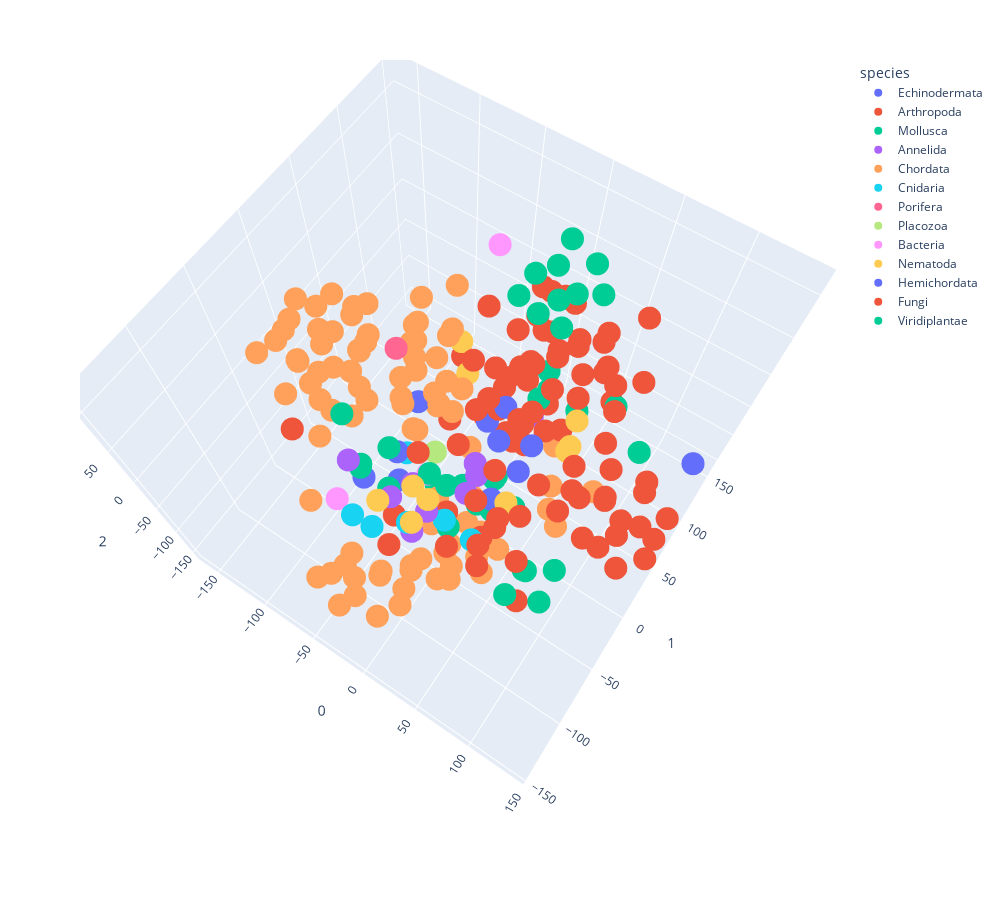

The cell this chart's notebook holds for it:
### Code cell
tsne_3d = TSNE(n_components=3, random_state=0)
proj_tsne_phyl_3d = tsne_3d.fit_transform(phyl)

tsne_phyl_3d = px.scatter_3d(
    proj_tsne_phyl_3d, x=0, y=1, z=2,
    color=colour.Color_species, labels={'color': 'species'}
)
tsne_phyl_3d.update_traces(marker_size=8)
tsne_phyl_3d.update_layout(xaxis_range=[-20, 20], yaxis_range=[-20, 20])
tsne_phyl_3d.update_layout(width=1000, height=900)
tsne_phyl_3d.update_xaxes(dtick=5)
tsne_phyl_3d.show()

### Figure 1 — Plotly figure (JSON) as saved in the notebook; plotly's stock layout.template omitted (floating-point values rounded to 4 significant figures)
{"data": [{"hovertemplate": "species=Echinodermata<br>0=%{x}<br>1=%{y}<br>2=%{z}<extra></extra>", "legendgroup": "Echinodermata", "marker": {"color": "#636efa", "size": 8, "symbol": "circle"}, "mode": "markers", "name": "Echinodermata", "scene": "scene", "showlegend": true, "type": "scatter3d", "x": [19.55, -2.874, 46.73, 27.63, 47.9, -43.1, -50.77, 135.8, 28.74, -63.58], "y": [8.312, 24.97, -18.64, -12.34, -6.892, -32.85, -21.94, 54.31, -18.64, -48.04], "z": [55.44, -17.73, 39.77, 51.39, 58.73, -64.78, -43.02, 25.96, -33.03, -56.35]}, {"hovertemplate": "species=Arthropoda<br>0=%{x}<br>1=%{y}<br>2=%{z}<extra></extra>", "legendgroup": "Arthropoda", "marker": {"color": "#EF553B", "size": 8, "symbol": "circle"}, "mode": "markers", "name": "Arthropoda", "scene": "scene", "showlegend": true, "type": "scatter3d", "x": [58.26, 62.05, 22.63, 36.18, 47.86, 5.384, 65.3, 82.37, -10.36, -17.92, 0.3541, 3.352, -12.32, 6.382, 15.6, 1.853, 57.12, -11.67, -25.44, -6.75, 41.93, -52.47, 27.53, 30.49, 74.67, 40.17, -1.392, 52.92, 46.7, 14.3, 22.87, 19.07, 27.58, 47.53, 38.8, 55.77, -0.1433, 76.68, 12.43, -82.22, -5.155, 70.47, 57.32, 30.41, 98.79, 118.5, 129.1, 128.4, 20.42, 86.67, 100.8, 102.8, 67.07, -22.37, 75.95, 58.57, 139.3, 140.8, 139.9, 116.4, 113.5, 117.5, 86.51, 78.21, 0.6852, 5.851, 119.4, 94.99, -13.51, 9.943, 17.62, -5.174, -35.32, 38.57, 41.15, 29.32, 45.74, -43.99, 22.89, 27.63, 44.83, -33.84, 82.06, 39.26], "y": [67.46, 94.62, 106.3, 127.3, 108.3, 71.83, 77.69, 78.37, 119.1, 87.58, 40.27, 119.3, 150.8, -66.01, 126.4, 137.6, 143.7, 102.9, 136.4, 107.9, 55.32, 103.4, 27.42, 44.75, 63.55, 108.0, -31.04, -55.11, 12.57, -18.52, -19.69, 9.017, 6.385, -12.91, -10.59, -79.7, -0.0537, -68.4, -51.89, -79.23, 59.98, -59.62, -60.76, -32.37, 8.416, 11.71, -16.81, -30.08, 76.43, -8.603, -25.1, -10.82, -31.87, 126.9, 53.68, -84.25, -1.064, -23.3, 4.202, -7.744, -33.88, -6.198, -28.48, -9.6, -17.79, 95.23, 18.51, 13.9, 38.77, 16.63, 38.92, 35.71, 24.2, 84.2, 78.83, 3.836, 15.7, -43.7, 29.34, 55.72, -65.75, -65.7, -30.83, -35.77], "z": [50.28, -30.34, -3.465, -1.345, -11.95, 4.265, 24.31, 45.05, 24.12, 8.352, 13.1, -45.63, -22.52, 106.9, -27.91, -4.096, 15.46, -53.34, -3.164, -9.555, -33.2, -10.18, -26.0, 17.85, -32.02, 16.02, -75.51, 30.0, 100.5, 90.41, 115.3, 92.5, 117.7, 114.4, 91.22, 21.48, 107.8, 37.15, -81.6, 58.29, -100.2, 86.45, 65.74, -79.12, 11.9, 57.5, 59.74, 12.79, 21.7, 29.71, 14.5, 52.66, 72.0, -27.63, 36.49, 77.47, 15.74, 35.71, 42.69, 30.34, 39.12, 0.6638, 82.65, 71.03, 23.73, 16.26, 27.33, 42.16, -43.99, 28.69, 42.65, 41.45, -49.07, 3.325, -21.26, 24.25, 38.2, -117.3, -0.843, -7.777, 87.45, -119.4, 48.33, 65.36]}, {"hovertemplate": "species=Mollusca<br>0=%{x}<br>1=%{y}<br>2=%{z}<extra></extra>", "legendgroup": "Mollusca", "marker": {"color": "#00cc96", "size": 8, "symbol": "circle"}, "mode": "markers", "name": "Mollusca", "scene": "scene", "showlegend": true, "type": "scatter3d", "x": [69.57, 41.39, 0.8639, 17.28, 24.06, -33.42, -3.489, 14.93, 0.6754, 100.6, 34.4, 18.95, 15.3, 40.21, 12.38, -13.11, 12.4, -7.765, -14.86, -46.63, -59.68, -51.28, 36.64, 13.53, -0.914, 16.89, -9.841, -54.35, -14.06, 19.36, -1.791, 78.38, 73.74, 74.14, 93.28, 95.67], "y": [79.99, 82.51, -32.99, 7.888, -7.878, -0.2029, -5.908, 103.7, 98.06, 56.3, 99.55, 118.3, 83.83, -3.302, 14.19, 74.12, 84.87, 76.74, 98.53, -33.96, -51.35, -59.6, 18.55, 77.78, -30.44, -17.54, -37.35, -60.93, 148.6, 76.65, 82.96, -54.06, -71.1, -47.33, -39.34, -62.44], "z": [-6.29, -47.38, -100.6, -58.68, -86.11, -128.0, -76.71, 60.6, 88.1, -2.952, 80.62, 80.33, -42.69, -66.55, -83.46, 72.25, -18.52, -24.45, 66.84, -8.946, -20.98, 0.1399, 68.78, 84.44, -23.46, -62.13, -0.313, 79.54, 49.75, 58.18, 49.22, -18.09, -34.56, -41.92, -30.36, -35.46]}, {"hovertemplate": "species=Annelida<br>0=%{x}<br>1=%{y}<br>2=%{z}<extra></extra>", "legendgroup": "Annelida", "marker": {"color": "#ab63fa", "size": 8, "symbol": "circle"}, "mode": "markers", "name": "Annelida", "scene": "scene", "showlegend": true, "type": "scatter3d", "x": [9.531, 0.2609, 17.08, -24.08, 17.72, -19.98, 27.46, -36.34, -21.06], "y": [-10.09, -56.37, -33.02, -63.51, 55.28, -52.15, -37.12, -80.39, -43.11], "z": [-10.77, -15.72, -8.278, -7.858, -35.92, -98.36, 44.67, 70.23, -21.61]}, {"hovertemplate": "species=Chordata<br>0=%{x}<br>1=%{y}<br>2=%{z}<extra></extra>", "legendgroup": "Chordata", "marker": {"color": "#FFA15A", "size": 8, "symbol": "circle"}, "mode": "markers", "name": "Chordata", "scene": "scene", "showlegend": true, "type": "scatter3d", "x": [27.12, -28.64, -4.064, -125.7, 68.77, -100.3, -116.6, -109.9, -88.95, -161.9, 51.1, -135.0, -122.1, -96.29, -100.5, -130.5, -139.6, -118.0, -132.4, -32.01, -134.7, -108.1, -126.4, -150.8, -139.7, -149.2, -110.5, 82.06, -152.9, -118.7, -102.4, -101.6, -65.58, 41.26, 18.04, 24.42, 1.65, -19.72, -20.6, -59.6, 17.29, 37.89, -35.07, -10.43, -1.004, 2.312, -37.62, 3.992, 19.89, -38.3, -22.56, -15.51, -17.91, -43.13, -28.07, -74.17, -59.79, -73.82, -83.03, -70.55, -60.19, -66.81, -50.77, -76.73, 25.65, -63.51, -42.66, -102.7, -20.62, -33.68, -58.44, -22.46, -7.202, 12.76, -5.956, 34.64, -6.776, -30.17, 9.746, 15.79, 2.909, -15.0, -31.42, -79.74, -139.9, -133.3, 18.08, 67.31], "y": [-84.4, 30.8, 4.234, 10.15, 17.25, 0.8681, -4.838, 25.43, -3.033, -3.419, 35.81, 41.14, 28.52, -7.987, 19.71, -42.05, -16.51, -3.935, -16.67, -108.2, -31.94, 18.39, -26.1, 22.57, -2.337, -5.198, -14.36, 44.25, -37.45, 42.47, -36.06, -29.18, 26.05, -24.22, -54.51, -27.3, 0.8954, -27.65, -16.1, -100.5, -56.99, -41.83, -56.79, -56.64, -36.56, -8.751, 12.53, -36.01, -15.53, -24.09, -30.73, -15.12, -39.63, -17.74, -2.463, 18.49, 44.32, 36.34, 44.68, 45.04, 22.32, -42.39, 47.17, 46.37, -106.2, 26.42, 40.36, -30.37, 6.763, 19.35, 69.82, -110.0, -129.6, -93.77, -143.8, 69.6, -103.0, -136.0, -100.9, -134.5, -112.9, -123.0, -125.0, -62.66, 9.617, 24.45, -115.4, -4.726], "z": [-47.4, -4.331, -26.35, 13.54, -111.5, -28.77, -6.65, -7.195, 39.39, 1.706, -89.4, -12.46, -34.37, 12.23, 19.24, -3.876, -0.9869, 35.3, -28.63, -87.49, 51.06, 50.14, 23.1, 9.353, 58.87, 29.61, 62.78, -75.88, 25.89, 14.46, 7.574, -19.18, 11.88, -110.3, -113.9, -149.8, -108.1, -137.7, -105.1, 13.99, -144.0, -129.9, 111.1, -139.2, -159.0, -144.0, -10.91, -129.7, -124.1, 59.36, 41.38, 60.46, 64.1, 35.23, 42.14, -14.62, -9.334, -29.99, -9.994, 58.94, 63.83, 32.15, 25.45, 21.18, 39.18, 35.86, 50.48, 37.57, 8.251, 19.17, 52.64, -8.71, -23.22, -27.42, 0.1574, -95.82, -39.59, -5.178, -57.31, -11.21, -4.257, 13.59, -29.4, 21.62, -15.7, 37.07, -38.59, -27.46]}, {"hovertemplate": "species=Cnidaria<br>0=%{x}<br>1=%{y}<br>2=%{z}<extra></extra>", "legendgroup": "Cnidaria", "marker": {"color": "#19d3f3", "size": 8, "symbol": "circle"}, "mode": "markers", "name": "Cnidaria", "scene": "scene", "showlegend": true, "type": "scatter3d", "x": [31.19, -38.78, -53.88, -16.9, 6.765, -46.33], "y": [-47.35, -73.58, -8.352, -58.61, -45.35, -81.75], "z": [-47.46, -66.62, -73.76, -58.81, -48.47, -35.11]}, {"hovertemplate": "species=Porifera<br>0=%{x}<br>1=%{y}<br>2=%{z}<extra></extra>", "legendgroup": "Porifera", "marker": {"color": "#FF6692", "size": 8, "symbol": "circle"}, "mode": "markers", "name": "Porifera", "scene": "scene", "showlegend": true, "type": "scatter3d", "x": [-50.04], "y": [-9.689], "z": [88.39]}, {"hovertemplate": "species=Placozoa<br>0=%{x}<br>1=%{y}<br>2=%{z}<extra></extra>", "legendgroup": "Placozoa", "marker": {"color": "#B6E880", "size": 8, "symbol": "circle"}, "mode": "markers", "name": "Placozoa", "scene": "scene", "showlegend": true, "type": "scatter3d", "x": [-20.21], "y": [-15.98], "z": [-17.16]}, {"hovertemplate": "species=Bacteria<br>0=%{x}<br>1=%{y}<br>2=%{z}<extra></extra>", "legendgroup": "Bacteria", "marker": {"color": "#FF97FF", "size": 8, "symbol": "circle"}, "mode": "markers", "name": "Bacteria", "scene": "scene", "showlegend": true, "type": "scatter3d", "x": [-60.33, -66.54, -23.27], "y": [128.2, -75.13, -22.54], "z": [31.68, -46.67, -47.87]}, {"hovertemplate": "species=Nematoda<br>0=%{x}<br>1=%{y}<br>2=%{z}<extra></extra>", "legendgroup": "Nematoda", "marker": {"color": "#FECB52", "size": 8, "symbol": "circle"}, "mode": "markers", "name": "Nematoda", "scene": "scene", "showlegend": true, "type": "scatter3d", "x": [57.31, 53.33, 60.46, -20.92, -5.583, 4.283, -58.75, -45.1, 45.89, 13.3], "y": [33.92, 51.73, 28.43, -78.53, -60.44, -77.36, 75.7, 63.67, -29.09, -69.69], "z": [-12.95, 0.4993, 8.812, 22.0, 30.0, 16.56, -28.99, -47.02, 6.527, 53.0]}, {"hovertemplate": "species=Hemichordata<br>0=%{x}<br>1=%{y}<br>2=%{z}<extra></extra>", "legendgroup": "Hemichordata", "marker": {"color": "#636efa", "size": 8, "symbol": "circle"}, "mode": "markers", "name": "Hemichordata", "scene": "scene", "showlegend": true, "type": "scatter3d", "x": [-43.75], "y": [-0.9483], "z": [10.54]}, {"hovertemplate": "species=Fungi<br>0=%{x}<br>1=%{y}<br>2=%{z}<extra></extra>", "legendgroup": "Fungi", "marker": {"color": "#EF553B", "size": 8, "symbol": "circle"}, "mode": "markers", "name": "Fungi", "scene": "scene", "showlegend": true, "type": "scatter3d", "x": [-64.13, 77.65], "y": [85.16, -58.06], "z": [-69.28, -82.66]}, {"hovertemplate": "species=Viridiplantae<br>0=%{x}<br>1=%{y}<br>2=%{z}<extra></extra>", "legendgroup": "Viridiplantae", "marker": {"color": "#00cc96", "size": 8, "symbol": "circle"}, "mode": "markers", "name": "Viridiplantae", "scene": "scene", "showlegend": true, "type": "scatter3d", "x": [-39.33], "y": [-48.72], "z": [-43.31]}], "layout": {"height": 900, "legend": {"title": {"text": "species"}, "tracegroupgap": 0}, "margin": {"t": 60}, "scene": {"aspectmode": "auto", "aspectratio": {"x": 1.04, "y": 1.012, "z": 0.9503}, "camera": {"center": {"x": 0, "y": 0, "z": 0}, "eye": {"x": 0.4962, "y": -0.7467, "z": 1.915}, "projection": {"type": "perspective"}, "up": {"x": 0, "y": 0, "z": 1}}, "domain": {"x": [0, 1], "y": [0, 1]}, "xaxis": {"title": {"text": "0"}, "type": "linear"}, "yaxis": {"title": {"text": "1"}, "type": "linear"}, "zaxis": {"title": {"text": "2"}, "type": "linear"}}, "width": 1000, "xaxis": {"dtick": 5, "range": [-20, 20]}, "yaxis": {"range": [-20, 20]}}}
